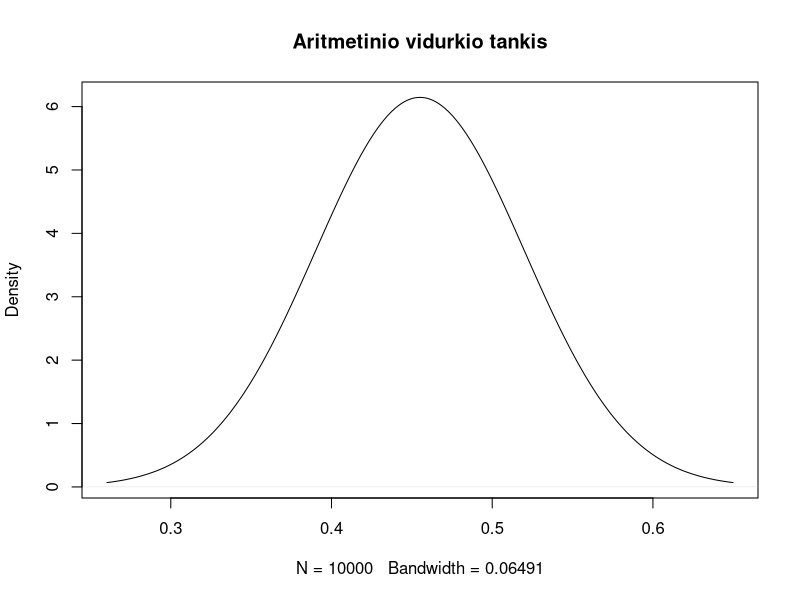

R code for this plot:
## ---- chunk 1
knitr::opts_chunk$set(echo = TRUE)
## ---- chunk 2
n=100
m<-mean(rbeta(n, 0.5, 0.5, ncp=0)) #paskaičiuojamas atsitiktinių didžių aritmetinis vidurkis, α=β=0.5, n=100
a.d.<-replicate(10000, m)
plot(density(a.d.), main="Aritmetinio vidurkio tankis") #nubraižomas tankio grafikas
